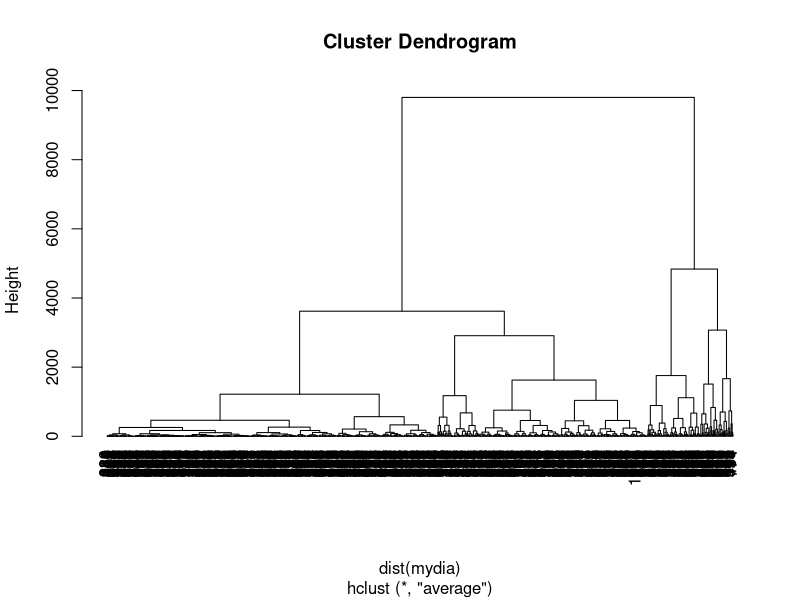

The R script that drew this image:
library(ggplot2)
data("diamonds")
head(diamonds)
str(diamonds)

t <- sample(1:nrow(diamonds),1000)
test <- diamonds[t,]
dim(test)

mydia <- test[c("price","carat","depth","table")]

result <- hclust(dist(mydia),method = "ave") #ave는 평균, 거리값을 매트릭스화
plot(result,hang=-1)
